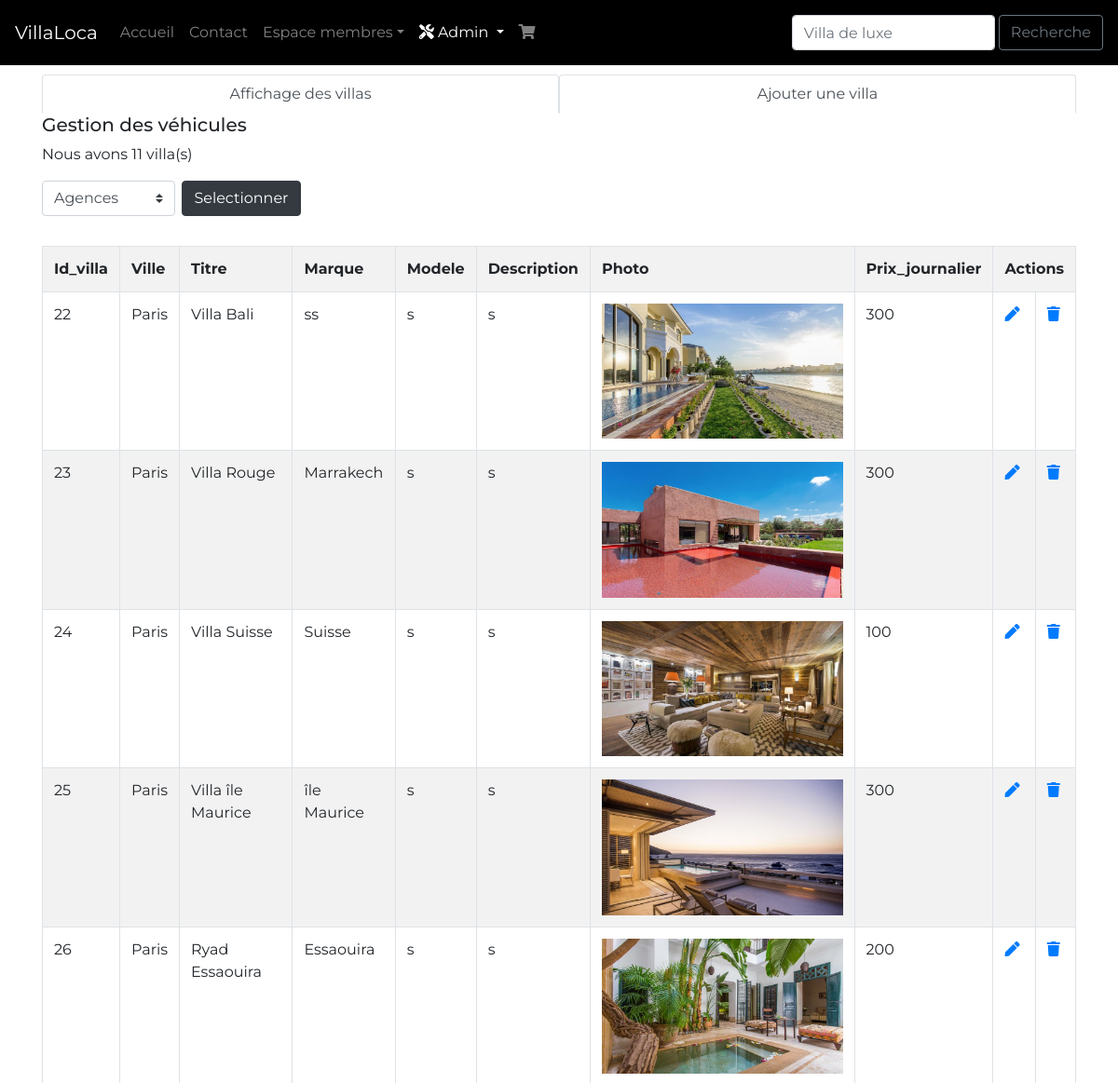
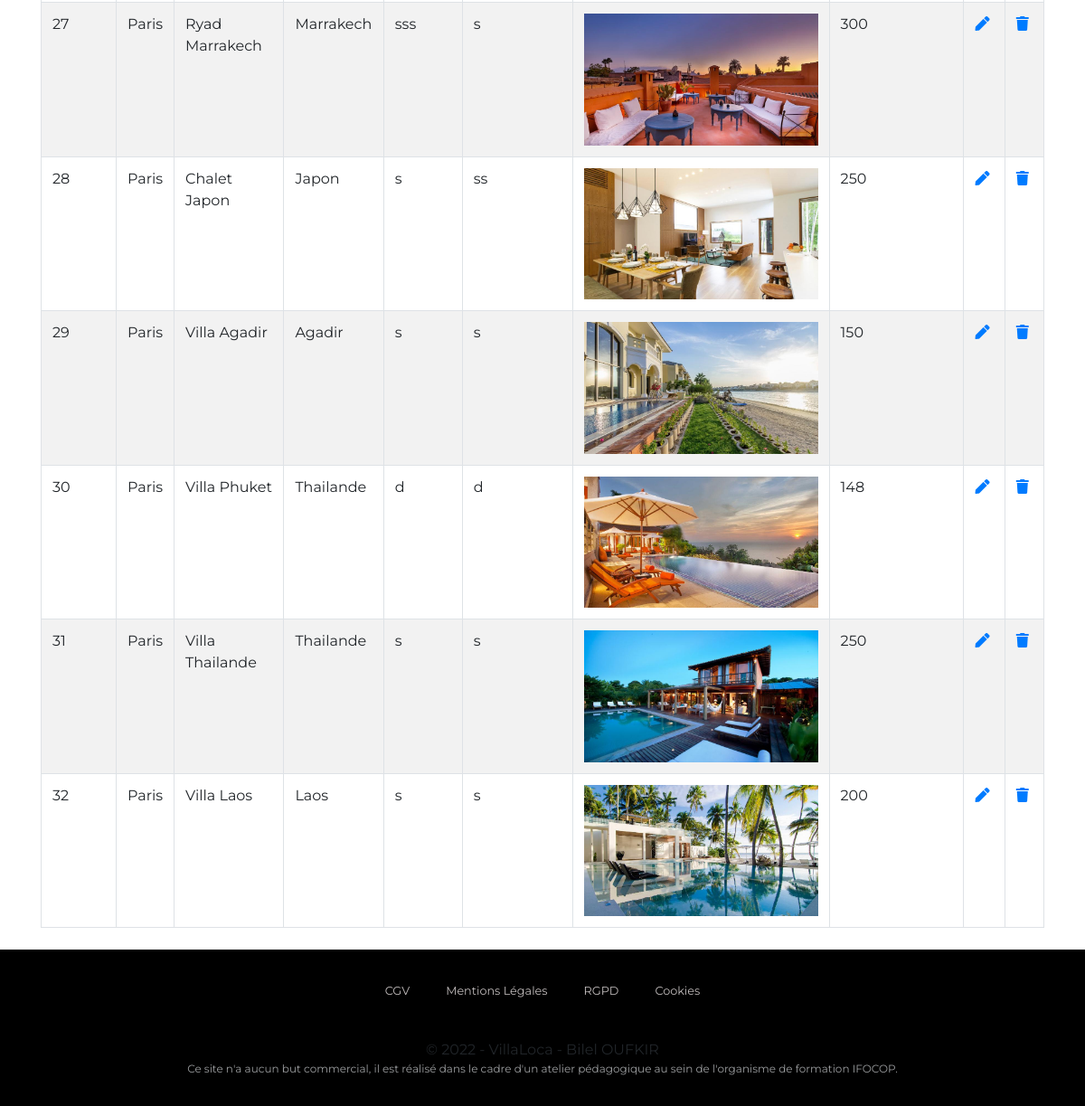
The app's page /admin/gestion_villas.php (signed in) with its own data (2 pictures, top to bottom).
### tables this page shows
CREATE TABLE IF NOT EXISTS `villa` (
  `id_villa` int(11) NOT NULL AUTO_INCREMENT,
  `id_agence` int(3) NOT NULL,
  `titre` varchar(200) NOT NULL,
  `marque` varchar(50) NOT NULL,
  `modele` varchar(50) NOT NULL,
  `description` text NOT NULL,
  `photo` varchar(200) NOT NULL,
  `prix_journalier` int(3) NOT NULL,
  PRIMARY KEY (`id_villa`),
  KEY `id_agence` (`id_agence`)
);

CREATE TABLE IF NOT EXISTS `agence` (
  `id_agence` int(11) NOT NULL AUTO_INCREMENT,
  `titre` varchar(200) NOT NULL,
  `adresse` varchar(50) NOT NULL,
  `ville` varchar(50) NOT NULL,
  `code_postal` int(3) NOT NULL,
  `description` text NOT NULL,
  `photo` varchar(200) NOT NULL,
  PRIMARY KEY (`id_agence`)
);

### inc/functions.php (called while the page is built, shortened)
<?php
function isConnected(){
  if ( isset($_SESSION['membre']) ){
    return true;
  }
  else{
    return false;
  }
}
function isAdmin(){
  if( isConnected() && $_SESSION['membre']['statut'] == 1){
    return true;
  }
  else{
    return false;
  }
}
function execRequete($req,$params=array()){
  global $pdo;
  $r = $pdo->prepare($req);
  $r->execute();
  return $r;
}

### admin/gestion_villas.php (the view, shortened to what this page needs)
<?php
$title='Gestion des villas';
require_once('../inc/header.php');
?>
    <ul class="nav nav-tabs nav-justified">
    <li class="nav-item">
    <a class="nav-link <?= ( (!isset($_GET['action']) || (isset($_GET['action']) && $_GET['action'] == 'affichage')) ? 'active': '' )?>" href="?action=affichage">Affichage des villas</a>
    </li>
    <li class="nav-item">
    <a class="nav-link <?= ( (!isset($_GET['action']) || (isset($_GET['action']) && $_GET['action'] == 'ajout' || $_GET['action']== 'edit')) ? 'active': '' )?>" href="?action=ajout">Ajouter une villa</a>
    </li>
</ul>
    <?php
if ( !isset($_GET['action']) || (isset($_GET['action']) && $_GET['action'] == 'affichage') ) {
  if (isset($_GET['ville'])) {
    if ( $_GET['ville'] =='all' )  {
      $whereclause = '';
    }else{
      $ville = $_GET['ville'];
      $whereclause = "AND a.ville = '$ville'";
      }
    }
  else{
    $whereclause = '';
  }
  $resultat = execRequete(
    "SELECT v.id_villa,a.ville,v.titre,v.marque,v.modele,v.description,v.photo,v.prix_journalier
     FROM
     villa v, agence a
     WHERE v.id_agence = a.id_agence
     $whereclause
     "
     );
   if ( $resultat->rowCount() == 0 ){
    ?>
    <div class="alert alert-warning">Il n'y a pas encore de villas enregistrés</div>
    <?php
  }
  else{
    ?>
    <h5>Gestion des véhicules</h5>
    <p>Nous avons <?= $resultat->rowCount() ?> villa(s) <?= (empty($ville)) ? '' : "à " . $ville ?></p>
<div class="input-group mb-3">
    <form action="" method="get" class="d-flex w-25">
    <select class="custom-select mr-2" name="ville" id="ville" onChange ="this.form.submit();-->"  >
            <option value="all" >Agences</option>
    </select>
      <div class="input-group-append form-group">
        <input type="submit" class="btn btn-dark input-group-btn " name="selectVille"  value="Selectionner">
      </div>
     </form>
      </div>
<table class="table table-bordered table-striped">
<tr>
    <?php
    for($i=0;$i<$resultat->columnCount();$i++){
        $colonne = $resultat->getColumnMeta($i);
    ?>
    <th><?= ucfirst($colonne['name']) ?></th>
<?php
    }
    ?>
    <th colspan="3">Actions</th>
</tr>
<?php
while($ligne = $resultat->fetch()){
    ?>
    <tr>
    <?php
    foreach($ligne as $key => $value){
        if($key == 'photo'){
            $value = '<img class="img-fluid" src="'.URL.'photo/'.$value.'" alt="'.$ligne['titre'].'">';
        }
        ?>
        <td><?= $value ?></td>
        <?php
    }
    ?>
    <td><a href="?action=edit&id=<?= $ligne['id_villa'] ?>"><i class="fas fa-pen"></i></a></td>
    <td><a class="confirm"  href="?action=sup&id=<?= $ligne['id_villa']?>"><i class="fas fa-trash"></i></a></td>
    </tr>
    <?php
}
?>
</table>
<?php
}
}
?>
<?php
require_once('../inc/footer.php');

### inc/header.php (shortened to what this page needs)
<!DOCTYPE html>
<html lang="fr">
<head>
    <link rel="stylesheet" href="https://stackpath.bootstrapcdn.com/bootstrap/4.3.1/css/bootstrap.min.css">
    <link rel="stylesheet" href="https://use.fontawesome.com/releases/v5.8.2/css/all.css">
    <link rel="stylesheet" href=" <?= URL . 'inc/css/style.css' ?>">
  <link rel="stylesheet" href="https://cdnjs.cloudflare.com/ajax/libs/tempusdominus-bootstrap-4/5.0.0-alpha14/css/tempusdominus-bootstrap-4.min.css" />
</head>
<body>
    <header>
    <nav class="navbar navbar-expand-md navbar-dark fixed-top hautpage">
  <a class="navbar-brand" href="<?= URL ?>">VillaLoca</a>
  <div class="collapse navbar-collapse" id="navbarCollapse">
    <ul class="navbar-nav mr-auto">
      <li class="nav-item <?= ($title == 'Accueil') ? 'active' : '' ?>">
        <a class="nav-link" href="<?= URL ?>">Accueil <span class="sr-only">Accueil</span></a>
      </li>
      <li class="nav-item <?= ($title == 'Contact') ? 'active' : '' ?>">
        <a class="nav-link" href="<?= URL . 'contact.php' ?>"> Contact </a>
      </li>
      <?php
      if(!isConnected()):
        ?>
      <li class="nav-item  <?= ($title == 'Inscription') ? 'active' : '' ?>">
        <a class="nav-link" href="<?= URL . 'inscription.php' ?>">Inscription</a>
      </li>
      <li class="nav-item  <?= ($title == 'Connexion') ? 'active' : '' ?>">
        <a class="nav-link" href="<?= URL . 'connexion.php' ?>">Connexion</a>
      </li>
      <?php
      else:
      ?>
<li class="nav-item <?= ($title == '') ? 'active' : '' ?> dropdown ">
            <a class="nav-link dropdown-toggle" href="#" id="menuadmin" role="button" data-toggle="dropdown">Espace membres</a>
        </li>
      <?php
      endif;
      if(isAdmin()):
        ?>
        <li class="nav-item  <?= (substr($title,0,7)=='Gestion') ? 'active': '' ?> dropdown ">
            <a class="nav-link dropdown-toggle" href="#" id="menuadmin" role="button" data-toggle="dropdown">
                <i class="fas fa-tools"></i> Admin </a>
        </li>
        <?php
        endif;
      ?>
      <li class="nav-item  <?= ($title == 'Panier') ? 'active' : '' ?>">
        <a class="nav-link" href="<?= URL . 'panier.php' ?>"><i class="fas fa-shopping-cart"></i> <?= nbArticles() ?></a>
      </li>
    </ul>
    <form method="post" action="<?= URL . 'recherche.php' ?>" class="form-inline mt-2 mt-md-0">
      <input class="form-control mr-sm-1" type="text" placeholder="Villa de luxe" aria-label="Search" name="critere" value="<?= $_POST['critere']?? ''?>">
      <button class="btn btn-outline-secondary my-2 my-sm" type="submit">Recherche</button>
    </form>
  </div>
</nav>
    </header>
    <main class="container">

### inc/footer.php (shortened to what this page needs)
</main>
    <footer class="container-fluid">
    <div class="row text-center py-3 mt-4 piedpage">
        <div class="container rgpd pb-4">
        <small class="row">
           <div class="rgpd2">  <a href="<?= URL . 'cgv.php' ?>">CGV</a> </div>
           <div class="rgpd2">   <a href="<?= URL . 'mention.php' ?>"  >Mentions Légales</a> </div>
           <div class="rgpd2">   <a href="<?= URL . 'rgpd.php' ?>">RGPD</a>   </div>
           <div class="rgpd2">     <a href="<?= URL . 'cookies.php' ?>">Cookies</a>  </div>
                    </small>
        </div>
        <div class="container-fluid">
            <div class="row bas">
                <div class="copyrights col-12">
                    &copy; <?= date('Y') ?> - VillaLoca -
                            Bilel OUFKIR
                    <p> Ce site n'a aucun but commercial, il est réalisé dans le cadre d'un atelier pédagogique  au sein de l'organisme de formation IFOCOP. </p>
        </div>
            </div>
                </div>
    </div>
</footer>
  </body>
</html>

### inc/css/style.css (style rules this page uses)
body { padding:80px 0 0 0; margin: 0; font-family: 'Montserrat', sans-serif; }
main { min-height: calc(100vh - 150px); }
.copyrights p { font-size:12px; color: #9a9c9e; }
.rgpd { display:flex; justify-content: space-around; }
.rgpd a { color:rgba(250, 243, 243, 0.767) ; text-decoration: none; }
.rgpd2 { margin: 20px; }
.piedpage { background: black; }
.hautpage { background:black; }

### records on screen
villa: id_villa "22", id_agence.ville "Paris", titre "Villa Bali", marque "ss", modele "s", description "s", photo+titre (picture), prix_journalier "300"
villa: id_villa "23", id_agence.ville "Paris", titre "Villa Rouge", marque "Marrakech", modele "s", description "s", photo+titre (picture), prix_journalier "300"
villa: id_villa "24", id_agence.ville "Paris", titre "Villa Suisse", marque "Suisse", modele "s", description "s", photo+titre (picture), prix_journalier "100"
villa: id_villa "25", id_agence.ville "Paris", titre "Villa île Maurice", marque "île Maurice", modele "s", description "s", photo+titre (picture), prix_journalier "300"
villa: id_villa "26", id_agence.ville "Paris", titre "Ryad Essaouira", marque "Essaouira", modele "s", description "s", photo+titre (picture), prix_journalier "200"
villa: id_villa "27", id_agence.ville "Paris", titre "Ryad Marrakech", marque "Marrakech", modele "sss", description "s", photo+titre (picture), prix_journalier "300"
villa: id_villa "28", id_agence.ville "Paris", titre "Chalet Japon", marque "Japon", modele "s", description "ss", photo+titre (picture), prix_journalier "250"
villa: id_villa "29", id_agence.ville "Paris", titre "Villa Agadir", marque "Agadir", modele "s", description "s", photo+titre (picture), prix_journalier "150"
villa: id_villa "30", id_agence.ville "Paris", titre "Villa Phuket", marque "Thailande", modele "d", description "d", photo+titre (picture), prix_journalier "148"
villa: id_villa "31", id_agence.ville "Paris", titre "Villa Thailande", marque "Thailande", modele "s", description "s", photo+titre (picture), prix_journalier "250"
villa: id_villa "32", id_agence.ville "Paris", titre "Villa Laos", marque "Laos", modele "s", description "s", photo+titre (picture), prix_journalier "200"

### other values on screen
$resultat->rowCount() "11"
$colonne['name'] "Id_villa"
$colonne['name'] "Ville"
$colonne['name'] "Titre"
$colonne['name'] "Marque"
$colonne['name'] "Modele"
$colonne['name'] "Description"
$colonne['name'] "Photo"
$colonne['name'] "Prix_journalier"
